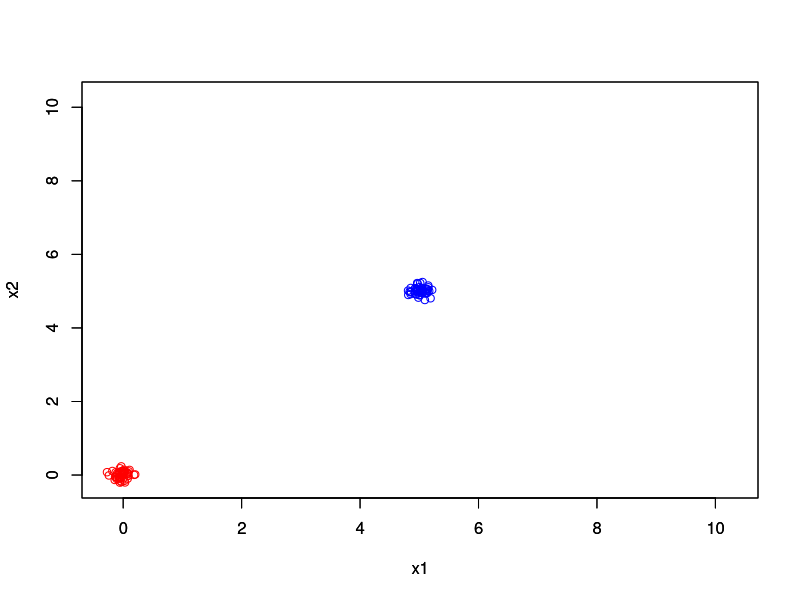
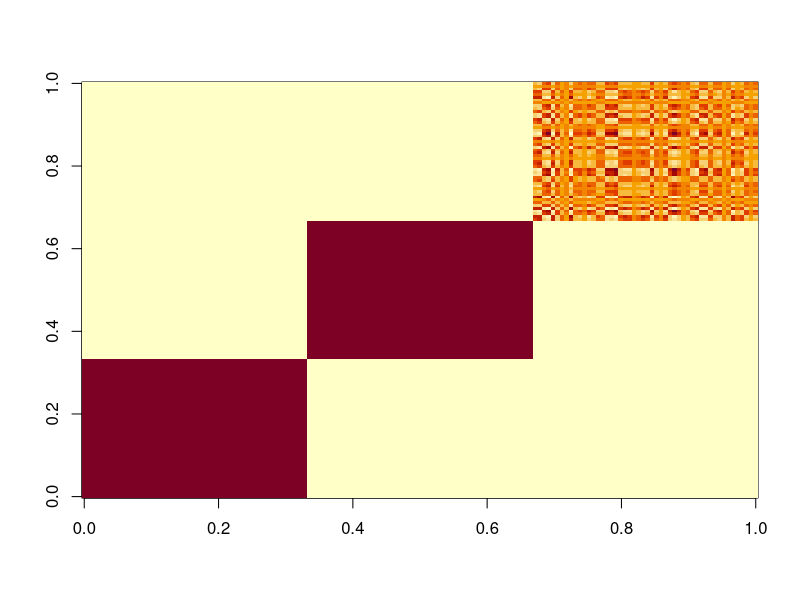

The R script that drew these images, in order:
library(e1071)

x<-rbind(matrix(rnorm(100,mean=0,sd=0.1),ncol=2),
         matrix(rnorm(100,mean=5,sd=0.1),ncol=2),
         matrix(rnorm(100,mean=10,sd=0.1),ncol=2)
         )
cl<-cmeans(x,4,20,verbose=TRUE,method="cmeans",m=2)
U<-cl$membership

plot(x[1:50,1], x[1:50,2], col='red', ylim=c(min(x[,2]), max(x[,2])), xlim = c(min(x[,1]), max(x[,1])),
     xlab = 'x1', ylab = 'x2')
par(new=TRUE)
plot(x[51:100,1], x[51:100,2], col='blue', ylim=c(min(x[,2]), max(x[,2])), xlim = c(min(x[,1]), max(x[,1])),
     xlab = 'x1', ylab = 'x2')
image(U %*% t(U))